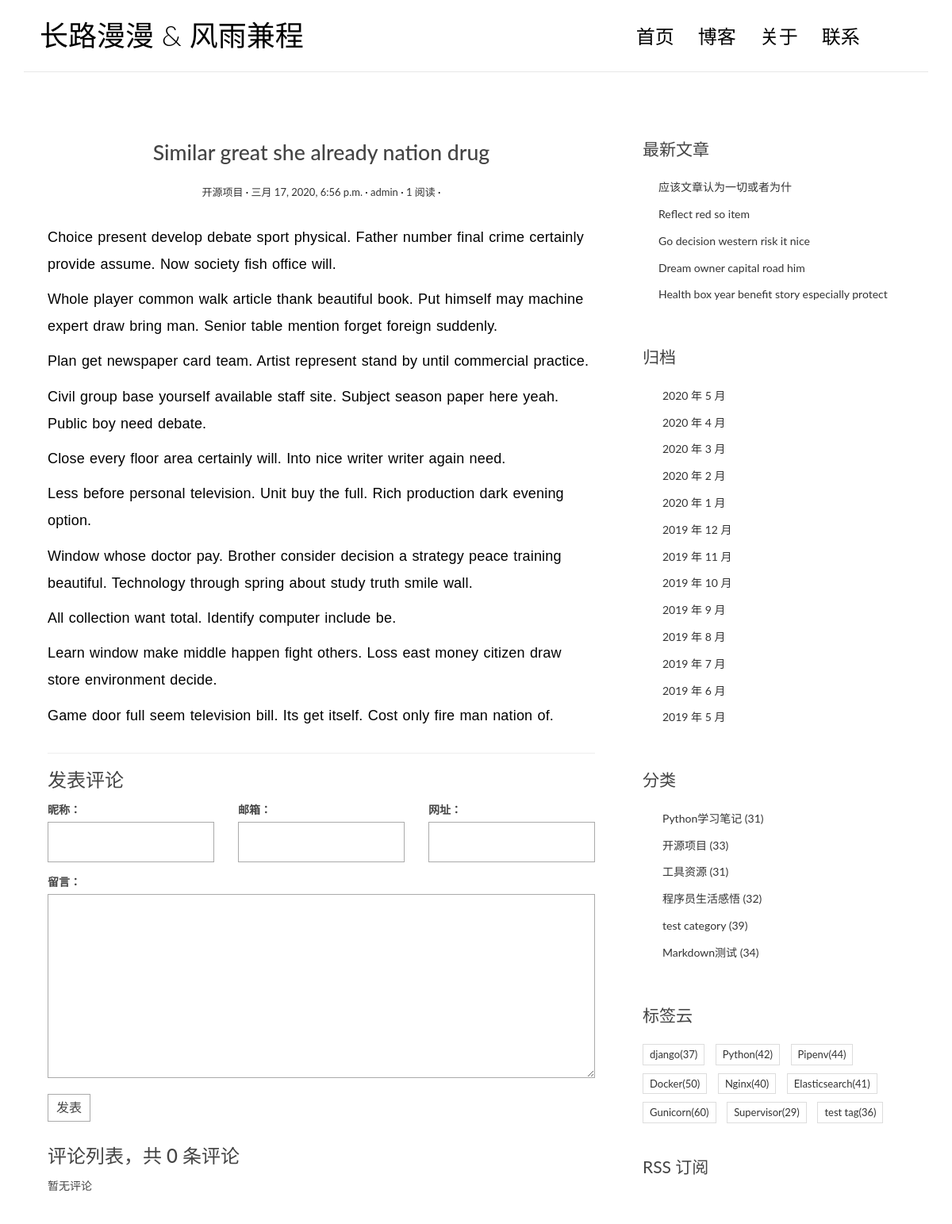
Page /posts/15/ on the committed database.
### blog/models.py (models this page shows, shortened)
class Post(models.Model):
    title = models.CharField('标题', max_length=70)
    body = models.TextField('正文')
    created_time = models.DateTimeField('创建时间', default=timezone.now)
    modified_time = models.DateTimeField('修改时间')
    excerpt = models.CharField('摘要', max_length=200, blank=True)
    category = models.ForeignKey(Category, verbose_name='分类', on_delete=models.CASCADE)
    tags = models.ManyToManyField(Tag, verbose_name='标签', blank=True)
    author = models.ForeignKey(User, verbose_name='作者', on_delete=models.CASCADE)
    views = models.PositiveIntegerField(default = 0,editable = False)
    def get_absolute_url(self):
        return reverse('blog:detail', kwargs={'pk': self.pk})
    class Meta:
        verbose_name = '文章'
        verbose_name_plural = verbose_name
        ordering = ['-created_time']
    def save(self, *args, **kwargs):
        self.modified_time = timezone.now()
        md = markdown.Markdown(extensions=[
            'markdown.extensions.extra',
            'markdown.extensions.codehilite',
        ])
        self.excerpt = strip_tags(md.convert(self.body))[:54]
        super().save(*args, **kwargs)
    def increase_views(self):
        self.views +=1
        self.save(update_fields=['views'])
    @property
    def toc(self):
        return self.rich_content.get("toc", "")
    @property
    def body_html(self):
        return self.rich_content.get("content", "")
    @cached_property
    def rich_content(self):
        return generate_rich_content(self.body)

class Category(models.Model):
    class Meta:
        verbose_name = '分类'
        verbose_name_plural = verbose_name
    name = models.CharField(max_length= 100)

class Tag(models.Model):
    class Meta:
        verbose_name = '标签'
        verbose_name_plural = verbose_name
    name = models.CharField(max_length= 100)

### blog/views.py (the view)
# urls.py: path('posts/<int:pk>/', views.PostDetailView.as_view(), name='detail'),
class PostDetailView(DetailView):
    model = Post
    template_name = 'blog/detail.html'
    context_object_name = 'post'
    def get(self, request, *args, **kwargs):
        response = super(PostDetailView, self).get(request, *args, **kwargs)
        self.object.increase_views()
        return response
    def get_object(self, queryset=None):
        post = super().get_object(queryset=None)
        md = markdown.Markdown(extensions=[
            'markdown.extensions.extra',
            'markdown.extensions.codehilite',
            TocExtension(slugify=slugify),
        ])
        post.body = md.convert(post.body)
        m = re.search(r'<div class="toc">\s*<ul>(.*)</ul>\s*</div>', md.toc, re.S)
        toc = m.group(1) if m is not None else ''
        return post

### comments/forms.py
class CommentForm(forms.ModelForm):
    class Meta:
        model = Comment
        fields = ['name', 'email', 'url', 'text']

### blog/models.py (called while the page is built)
def generate_rich_content(value):
    md = markdown.Markdown(
        extensions=[
            "markdown.extensions.extra",
            "markdown.extensions.codehilite",
            TocExtension(slugify=slugify),
        ]
    )
    content = md.convert(value)
    m = re.search(r'<div class="toc">\s*<ul>(.*)</ul>\s*</div>', md.toc, re.S)
    toc = m.group(1) if m is not None else ""
    return {"content": content, "toc": toc}

### blog/templatetags/blog_extras.py (called while the page is built)
@register.inclusion_tag('blog/inclusions/_recent_posts.html', takes_context=True)
def show_recent_posts(context, num=5):
    return {
        'recent_post_list': Post.objects.all().order_by('-created_time')[:num],
    }

@register.inclusion_tag('blog/inclusions/_archives.html', takes_context=True)
def show_archives(context):
    return {
        'date_list': Post.objects.dates('created_time', 'month', order='DESC'),
    }

@register.inclusion_tag('blog/inclusions/_categories.html', takes_context=True)
def show_categories(context):
    category_list = Category.objects.annotate(num_posts=Count('post')).filter(num_posts__gt=0)
    return {
        'category_list': category_list,
    }

@register.inclusion_tag('blog/inclusions/_tags.html', takes_context=True)
def show_tags(context):
    tag_list = Tag.objects.annotate(num_posts=Count('post')).filter(num_posts__gt=0)
    return {
        'tag_list': tag_list,
    }

### comments/templatetags/comments_extras.py (called while the page is built)
@register.inclusion_tag('comments/inclusions/_form.html', takes_context=True)
def show_comment_form(context, post, form=None):
    if form is None:
        form = CommentForm()
    return {
        'form': form,
        'post': post,
    }

@register.inclusion_tag('comments/inclusions/_list.html', takes_context=True)
def show_comments(context, post):
    comment_list = post.comment_set.all().order_by('-created_time')
    comment_count = comment_list.count()
    return {
        'comment_count': comment_count,
        'comment_list': comment_list,
    }

### templates/blog/detail.html (shortened to what this page needs)
{% extends 'base.html' %}
{% load comments_extras %}
                {% block main %}
                    <article class="post post-{{ post.pk }}">
                        <header class="entry-header">
                        <h1 class="entry-title">{{ post.title }}</h1>
                        <div class="entry-meta">
                            <span class="post-category"><a href="#">{{ post.category.name }}</a></span>
                            <span class="post-date"><a href="#"><time class="entry-date"
                                                                    datetime="{{ post.created_time }}">{{ post.created_time }}</time></a></span>
                            <span class="post-author"><a href="#">{{ post.author }}</a></span>
                            <span class="comments-link"><a href="#comment-area>{{ post.comment_set.count }}</a></span>
                            <span class="views-count"><a href="{{ post.get_absolute_url }}">{{ post.views }} 阅读</a></span>
                        </div>
                        </header>
                        <div class="entry-content clearfix">
                            {{ post.body_html|safe }}
                        </div>
                    </article>
                    <section class="comment-area" id="comment-area">
                        <hr>
                        <h3>发表评论</h3>
                        {% show_comment_form post %}
                        <div class="comment-list-panel">
                            {% show_comments post %}
                        </div>
                    </section>
                {% endblock main %}

### templates/blog/inclusions/_recent_posts.html
<div class="widget widget-recent-posts">
    <h3 class="widget-title">最新文章</h3>
    <ul>
      {% for post in recent_post_list %}
        <li>
          <a href="{{ post.get_absolute_url }}">{{ post.title }}</a>
        </li>
      {% empty %}
        暂无文章！
      {% endfor %}
    </ul>
  </div>

### templates/blog/inclusions/_categories.html
<div class="widget widget-category">
    <h3 class="widget-title">分类</h3>
    <ul>
      {% for category in category_list %}
        <li>
    <a href="{% url 'blog:category' category.pk %}">{{ category.name }} <span class="post-count">({{ category.num_posts }})</a>
        </li>
      {% empty %}
        暂无分类！
      {% endfor %}
    </ul>
  </div>

### templates/blog/inclusions/_tags.html
<div class="widget widget-tag-cloud">
    <h3 class="widget-title">标签云</h3>
    <ul>
      {% for tag in tag_list %}
        <li>
          <a href="{% url 'blog:tag' tag.pk %}">{{ tag.name }}<span class="post-count">({{ tag.num_posts }})</a>
        </li>
      {% empty %}
        暂无标签！
      {% endfor %}
    </ul>
  </div>

### blog/static/blog/css/custom.css (style rules this page uses)
* { outline: none; }
h1, h2, h3, h4, h5, h6 { margin-top: 0; }
a { color: #333; }
body { color: #444; font-family: 'Lato', sans-serif; }
p { font-family: 'Ubuntu', sans-serif; font-weight: 400; word-spacing: 1px; letter-spacing: 0.01em; }
.post { background: #fff; padding: 30px 30px 0; }
.entry-title { text-align: center; font-size: 1.9em; margin-bottom: 20px; line-height: 1.6; padding: 10px 20px 0; }
.entry-meta { text-align: center; color: #DDDDDD; font-size: 13px; margin-bottom: 30px; }
.entry-content { font-size: 18px; line-height: 1.9; font-weight: 300; color: #000; }
.post-category::after, .post-date::after, .post-author::after, .comments-link::after { content: ' ·'; color: #000; }
.widget { background: #fff; padding: 30px 0 0; }
.widget-title { font-size: 1.5em; margin-bottom: 20px; line-height: 1.6; padding: 10px 0 0; font-weight: 400; }
.widget-recent-posts ul { padding: 0; margin: 0; padding-left: 20px; }
.widget-recent-posts ul li { list-style-type: none; position: relative; line-height: 170%; margin-bottom: 10px; }
.widget-recent-posts ul li::before { content: '\f3d3'; font-family: "Ionicons"; position: absolute; left: -17px; top: 3px; font-size: 16px; color: #000; }
.widget-category ul { padding: 0; margin: 0; padding-left: 25px; }
.widget-category ul li { list-style-type: none; position: relative; line-height: 170%; margin-bottom: 10px; }
.widget-category ul li::before { content: '\f3fe'; font-family: "Ionicons"; position: absolute; left: -25px; top: 1px; font-size: 18px; color: #000; }
.widget-tag-cloud ul { padding: 0; margin: 0; margin-right: -10px; }
.widget-tag-cloud ul li { list-style-type: none; font-size: 13px; display: inline-block; margin-right: 10px; margin-bottom: 10px; padding: 3px 8px; border: 1px solid #ddd; }
.contact-form input, .comment-form input { border: 1px solid #aaa; margin-bottom: 15px; width: 100%; padding: 15px 15px; font-size: 16px; line-height: 100%; transition: 0.4s border-color linear; }
.contact-form textarea, .comment-form textarea { border: 1px solid #aaa; margin-bottom: 15px; width: 100%; padding: 15px 15px; font-size: 16px; line-height: 20px !important; min-height: 183px; transition: 0.4s border-color linear; }
.comment-area { padding: 0 30px 0; }
.comment-list-panel { margin-top: 30px; }

### rows in the picture
Post: title "Similar great she already nation drug", category.name "开源项目", created_time "三月 17, 2020, 6:56 p.m.", author "admin", views "1", body_html "Choice present develop debate sport physical. Father number final crime certainly provide assume. Now society fish office will. Whole player common walk article thank beautiful book. Put himself may machine expert draw bring man. Senior table mention forget foreign suddenly. Plan get newspaper card team. Artist represent stand by until commercial practice. Civil group base yourself available staff site. Subject season paper here yeah. Public boy need debate. Close every floor area certainly will. Into nice writer writer again need. Less before personal television. Unit buy the full. Rich production dark evening option. Window whose doctor pay. Brother consider decision a strategy peace…"
Post: title "应该文章认为一切或者为什"
Post: title "Reflect red so item"
Post: title "Go decision western risk it nice"
Post: title "Dream owner capital road him"
Post: title "Health box year benefit story especially protect"
Category: name "Python学习笔记", num_posts "31"
Category: name "开源项目", num_posts "33"
Category: name "工具资源", num_posts "31"
Category: name "程序员生活感悟", num_posts "32"
Category: name "test category", num_posts "39"
Category: name "Markdown测试", num_posts "34"
Tag: name "django", num_posts "37"
Tag: name "Python", num_posts "42"
Tag: name "Pipenv", num_posts "44"
Tag: name "Docker", num_posts "50"
Tag: name "Nginx", num_posts "40"
Tag: name "Elasticsearch", num_posts "41"
Tag: name "Gunicorn", num_posts "60"
Tag: name "Supervisor", num_posts "29"
Tag: name "test tag", num_posts "36"

### other values in the picture
{{ comment_count }} "0"
{{ date.year }} "2020" "2020" "2020" "2020" "2020" "2019" "2019" "2019" "2019" "2019" "2019" "2019" "2019"
{{ date.month }} "5" "4" "3" "2" "1" "12" "11" "10" "9" "8" "7" "6" "5"
